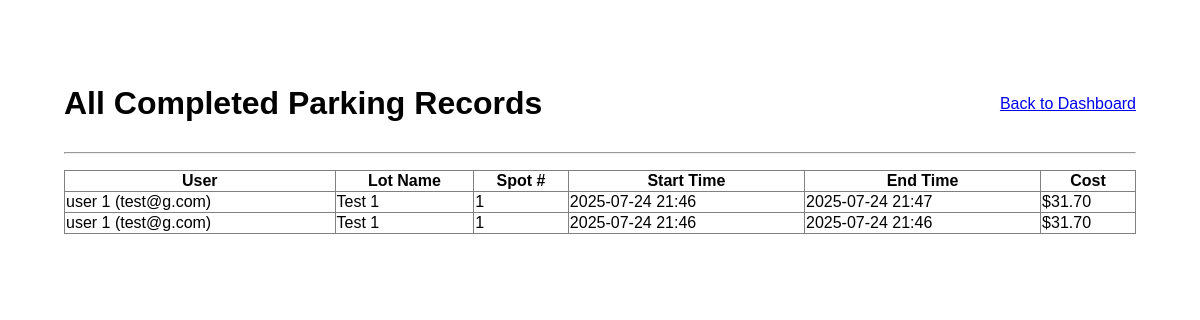
The page /admin/all_reservations (signed in) on the database as committed earlier.
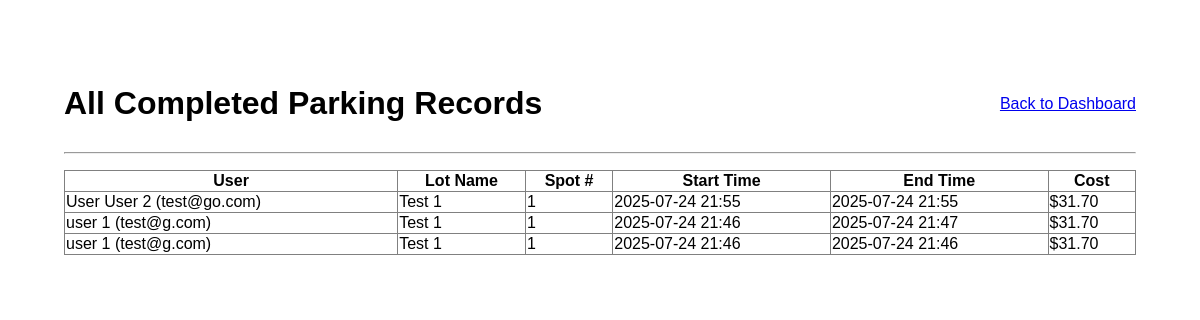
The same page on the database as committed later.
### models/models.py (models this page shows)
class Reservation(db.Model):
    id = db.Column(db.Integer, primary_key=True)
    user_id = db.Column(db.Integer, db.ForeignKey('user.id'), nullable=False)
    spot_id = db.Column(db.Integer, db.ForeignKey('parking_spot.id'), nullable=False)
    start_time = db.Column(db.DateTime, nullable=False)
    end_time = db.Column(db.DateTime)
    cost = db.Column(db.Float)
    spot = db.relationship('ParkingSpot', backref='reservations')

class User(db.Model, UserMixin):
    id = db.Column(db.Integer, primary_key=True)
    username = db.Column(db.String(80), unique=True, nullable=False)
    password = db.Column(db.String(255), nullable=False)
    full_name = db.Column(db.String(150))
    role = db.Column(db.String(50), default='user') # Differentiates between user and admin
    reservations = db.relationship('Reservation', backref='user', lazy=True)

class ParkingLot(db.Model):
    id = db.Column(db.Integer, primary_key=True)
    name = db.Column(db.String(100), nullable=False)
    capacity = db.Column(db.Integer, nullable=False)
    price_per_hour = db.Column(db.Float, nullable=False)
    spots = db.relationship('ParkingSpot', backref='lot', lazy=True, cascade="all, delete-orphan")

class ParkingSpot(db.Model):
    id = db.Column(db.Integer, primary_key=True)
    lot_id = db.Column(db.Integer, db.ForeignKey('parking_lot.id'), nullable=False)
    spot_number = db.Column(db.Integer, nullable=False)
    status = db.Column(db.String(20), default='Available') # Available, Occupied

### controllers/controllers.py (the view)
@app.route('/admin/all_reservations')
@login_required
@role_required('admin')
def all_reservations():
    all_completed = Reservation.query.filter(
        Reservation.end_time.isnot(None)
    ).order_by(Reservation.start_time.desc()).all()
    return render_template('all_reservations.html', reservations=all_completed)

### app.py (called while the page is built)
@login_manager.user_loader
def load_user(user_id):
    return User.query.get(int(user_id))

### controllers/controllers.py (called while the page is built)
def role_required(role):
    def wrapper(fn):
        @wraps(fn)
        def decorated_view(*args, **kwargs):
            if not current_user.is_authenticated or current_user.role != role:
                flash("You do not have permission to access this page.")
                return redirect(url_for('login'))
            return fn(*args, **kwargs)
        return decorated_view
    return wrapper

### templates/all_reservations.html (shortened to what this page needs)
{% extends 'base.html' %}
{% block content %}
<div style="max-width: 1200px; margin: auto; padding: 2em;">
    <div style="display: flex; justify-content: space-between; align-items: center;">
        <h1>All Completed Parking Records</h1>
        <a href="{{ url_for('admin_dashboard') }}">Back to Dashboard</a>
    </div>
    <hr>
    <table border="1" style="width: 100%; border-collapse: collapse; margin-top: 1em;">
        <thead>
            <tr>
                <th>User</th>
                <th>Lot Name</th>
                <th>Spot #</th>
                <th>Start Time</th>
                <th>End Time</th>
                <th>Cost</th>
            </tr>
        </thead>
        <tbody>
            {% for res in reservations %}
            <tr>
                <td>{{ res.user.full_name }} ({{ res.user.username }})</td>
                <td>{{ res.spot.lot.name }}</td>
                <td>{{ res.spot.spot_number }}</td>
                <td>{{ res.start_time.strftime('%Y-%m-%d %H:%M') }}</td>
                <td>{{ res.end_time.strftime('%Y-%m-%d %H:%M') }}</td>
                <td>${{ "%.2f"|format(res.cost) }}</td>
            </tr>
            {% endfor %}
        </tbody>
    </table>
</div>
{% endblock %}

Rows that differ between the two databases and show on the page:
added Reservation: user.full_name "User User 2", user.username "test@go.com", spot.lot.name "Test 1", spot.spot_number "1", start_time "2025-07-24 21:55", end_time "2025-07-24 21:55", cost "31.70"
